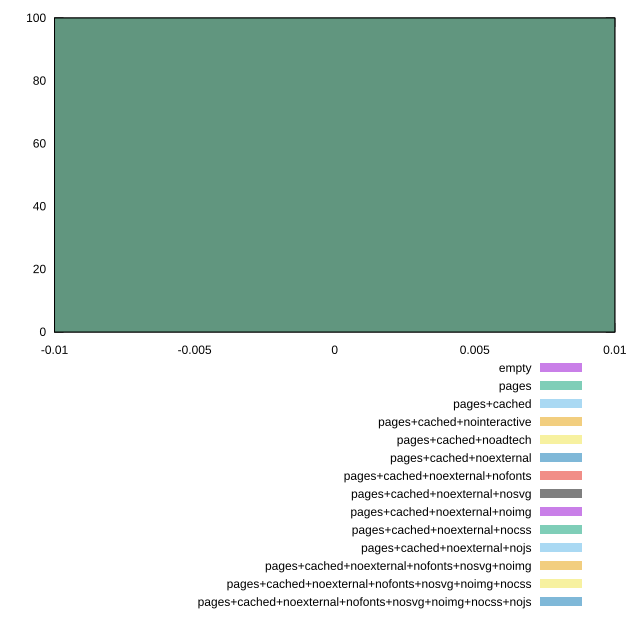

The script that saved this image:
reset
set terminal svg size 640, 620
set output "reprap/uses-responsive-images/comparison/histogram/all_raw.svg"

$empty <<EOF
0 100
EOF

$pages <<EOF
0 100
EOF

$pagesCached <<EOF
0 100
EOF

$pagesCachedNointeractive <<EOF
0 100
EOF

$pagesCachedNoadtech <<EOF
0 100
EOF

$pagesCachedNoexternal <<EOF
0 100
EOF

$pagesCachedNoexternalNofonts <<EOF
0 100
EOF

$pagesCachedNoexternalNosvg <<EOF
0 100
EOF

$pagesCachedNoexternalNoimg <<EOF
0 100
EOF

$pagesCachedNoexternalNocss <<EOF
0 100
EOF

$pagesCachedNoexternalNojs <<EOF
0 100
EOF

$pagesCachedNoexternalNofontsNosvgNoimg <<EOF
0 100
EOF

$pagesCachedNoexternalNofontsNosvgNoimgNocss <<EOF
0 100
EOF

$pagesCachedNoexternalNofontsNosvgNoimgNocssNojs <<EOF
0 100
EOF

set key outside below
set boxwidth 0.1
set yrange [0:100]
set style fill transparent solid 0.5 noborder

plot \
  $empty title "empty" with boxes, \
  $pages title "pages" with boxes, \
  $pagesCached title "pages+cached" with boxes, \
  $pagesCachedNointeractive title "pages+cached+nointeractive" with boxes, \
  $pagesCachedNoadtech title "pages+cached+noadtech" with boxes, \
  $pagesCachedNoexternal title "pages+cached+noexternal" with boxes, \
  $pagesCachedNoexternalNofonts title "pages+cached+noexternal+nofonts" with boxes, \
  $pagesCachedNoexternalNosvg title "pages+cached+noexternal+nosvg" with boxes, \
  $pagesCachedNoexternalNoimg title "pages+cached+noexternal+noimg" with boxes, \
  $pagesCachedNoexternalNocss title "pages+cached+noexternal+nocss" with boxes, \
  $pagesCachedNoexternalNojs title "pages+cached+noexternal+nojs" with boxes, \
  $pagesCachedNoexternalNofontsNosvgNoimg title "pages+cached+noexternal+nofonts+nosvg+noimg" with boxes, \
  $pagesCachedNoexternalNofontsNosvgNoimgNocss title "pages+cached+noexternal+nofonts+nosvg+noimg+nocss" with boxes, \
  $pagesCachedNoexternalNofontsNosvgNoimgNocssNojs title "pages+cached+noexternal+nofonts+nosvg+noimg+nocss+nojs" with boxes, \


reset
